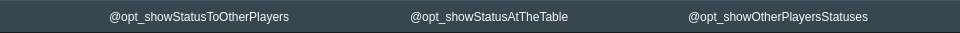
  <widget class="QFrame" name="frame_displayOptions">
   <property name="geometry">
    <rect>
     <x>0</x>
     <y>484</y>
     <width>960</width>
     <height>33</height>
    </rect>
   </property>
   <property name="minimumSize">
    <size>
     <width>960</width>
     <height>33</height>
    </size>
   </property>
   <property name="maximumSize">
    <size>
     <width>960</width>
     <height>33</height>
    </size>
   </property>
   <property name="styleSheet">
    <string notr="true">.QFrame {
    background-color: #37474f;
    border-top: 1px solid #455a64;
    border-bottom: 1px solid #191919;
}

QAbstractButton, QLabel {
    background-color: transparent;
    border: none;
    font: 13px &quot;Open Sans Semibold&quot;;
    color: #fafafa;
}
/*
QAbstractButton::indicator {
    min-width: 14px;
    min-height: 14px;
    max-width: 14px;
    max-height: 14px;
    border: 1px solid #191919;
    border-radius: 7px;
    background-color: #fafafa;
}

QAbstractButton::indicator:checked {
background-color: qradialgradient(spread:pad, cx:0.5, cy:0.5, radius:0.5, fx:0.5, fy:0.5, stop:0 rgba(255, 255, 255, 255), stop:0.244009 rgba(251, 251, 251, 251), stop:0.48366 rgba(69, 90, 100, 255), stop:1 rgba(34, 42, 48, 255));
}

QAbstractButton::indicator:checked:pressed {
background-color: qradialgradient(spread:pad, cx:0.5, cy:0.5, radius:0.5, fx:0.5, fy:0.5, stop:0 rgba(255, 255, 255, 255), stop:0.112069 rgba(255, 255, 255, 255), stop:0.340517 rgba(69, 90, 100, 255), stop:1 rgba(34, 42, 48, 255));
}

QAbstractButton::indicator:!checked:pressed {
    
	background-color: qradialgradient(spread:pad, cx:0.5, cy:0.5, radius:0.5, fx:0.5, fy:0.5, stop:0 rgba(255, 255, 255, 255), stop:0.701389 rgba(69, 90, 100, 255), stop:1 rgba(34, 42, 48, 255));
}
*/</string>
   </property>
   <property name="frameShape">
    <enum>QFrame::StyledPanel</enum>
   </property>
   <property name="frameShadow">
    <enum>QFrame::Raised</enum>
   </property>
   <layout class="QHBoxLayout" name="horizontalLayout_2">
    <property name="spacing">
     <number>10</number>
    </property>
    <property name="leftMargin">
     <number>50</number>
    </property>
    <property name="topMargin">
     <number>5</number>
    </property>
    <property name="rightMargin">
     <number>50</number>
    </property>
    <property name="bottomMargin">
     <number>5</number>
    </property>
    <item alignment="Qt::AlignHCenter|Qt::AlignVCenter">
     <widget class="QCheckBox" name="opt_showStatusToOtherPlayers">
      <property name="text">
       <string>@opt_showStatusToOtherPlayers</string>
      </property>
      <property name="checked">
       <bool>false</bool>
      </property>
      <attribute name="buttonGroup">
       <string notr="true">bttnGrp_displayOptions</string>
      </attribute>
     </widget>
    </item>
    <item alignment="Qt::AlignHCenter|Qt::AlignVCenter">
     <widget class="QCheckBox" name="opt_showStatusAtTheTable">
      <property name="text">
       <string>@opt_showStatusAtTheTable</string>
      </property>
      <property name="checked">
       <bool>false</bool>
      </property>
      <attribute name="buttonGroup">
       <string notr="true">bttnGrp_displayOptions</string>
      </attribute>
     </widget>
    </item>
    <item alignment="Qt::AlignHCenter|Qt::AlignVCenter">
     <widget class="QCheckBox" name="opt_showOtherPlayersStatuses">
      <property name="text">
       <string>@opt_showOtherPlayersStatuses</string>
      </property>
      <property name="checked">
       <bool>false</bool>
      </property>
      <attribute name="buttonGroup">
       <string notr="true">bttnGrp_displayOptions</string>
      </attribute>
     </widget>
    </item>
   </layout>
  </widget>
